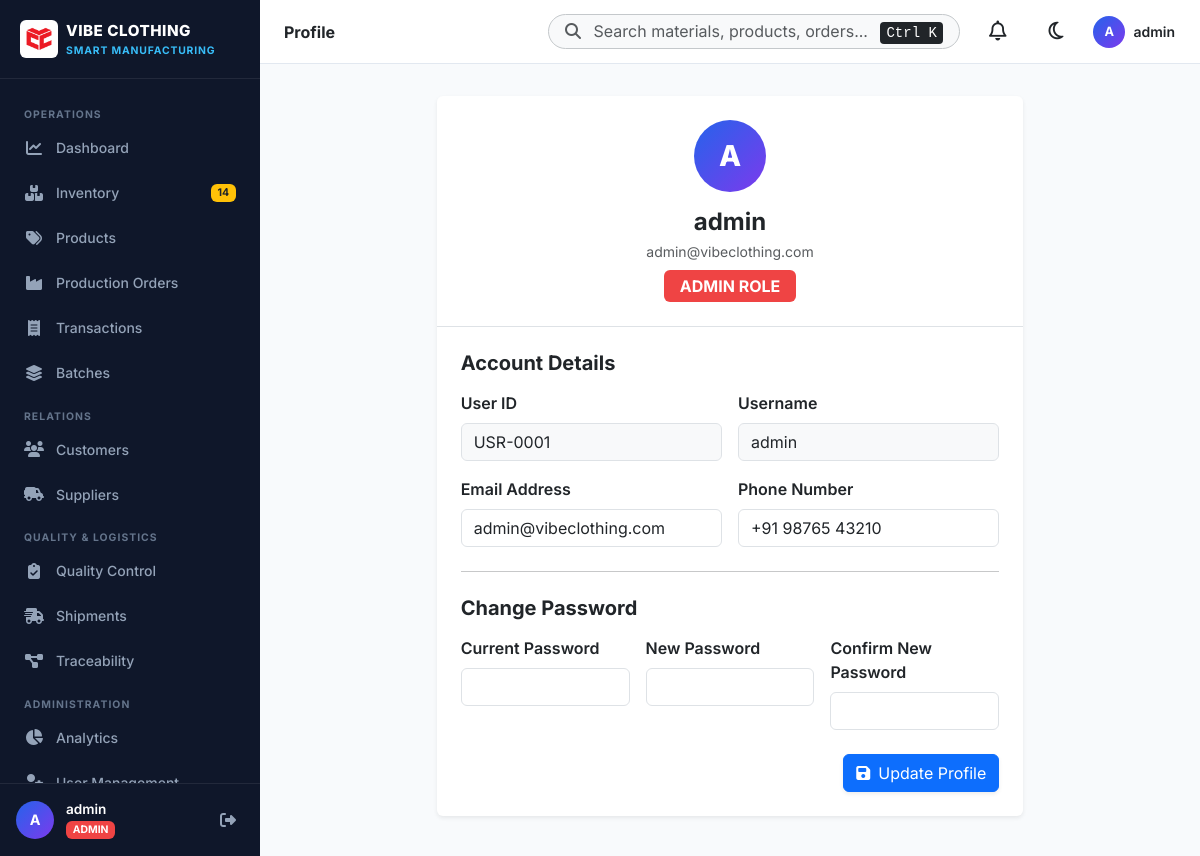
Screenshot of /profile (signed in) with the database file from the repository.
### models/user.py (models this page shows, shortened)
class User(db.Model):
    __tablename__ = 'users'
    id = db.Column(db.Integer, primary_key=True)
    user_id = db.Column(db.String(20), unique=True, nullable=False, index=True) # e.g. USR-0001
    username = db.Column(db.String(80), unique=True, nullable=False, index=True)
    email = db.Column(db.String(120), unique=True, nullable=False, index=True)
    phone = db.Column(db.String(20), nullable=True)
    password_hash = db.Column(db.String(255), nullable=False)
    role = db.Column(db.String(20), nullable=False, default='staff') # admin, manager, staff
    is_active = db.Column(db.Boolean, default=True)
    last_login = db.Column(db.DateTime, nullable=True)
    created_at = db.Column(db.DateTime, default=datetime.utcnow)
    def to_dict(self):
        return {
            'id': self.id,
            'user_id': self.user_id,
            'username': self.username,
            'email': self.email,
            'phone': self.phone or '',
            'role': self.role,
            'is_active': self.is_active,
            'last_login': self.last_login.strftime('%Y-%m-%d %H:%M:%S') if self.last_login else 'Never',
            'created_at': self.created_at.strftime('%Y-%m-%d %H:%M:%S') if self.created_at else ''
        }

### routes/profile.py (the view, shortened to what this page needs)
@profile_bp.route('/profile', methods=['GET', 'POST'])
@login_required
def index():
    user = User.query.filter_by(user_id=session.get('user_id')).first_or_404()
    return render_template('profile/index.html', user=user.to_dict())

### templates/profile/index.html (shortened to what this page needs)
{% extends "base.html" %}
{% block breadcrumb %}Profile{% endblock %}
{% block content %}
<div class="profile-container">
    <div class="row justify-content-center">
        <div class="col-lg-8">
            <div class="card border-0 shadow-sm mb-4">
                <div class="card-body p-4 text-center border-bottom">
                    <div class="avatar-circle-lg mx-auto mb-3">
                        {{ user.username[0] | upper }}
                    </div>
                    <h4 class="fw-bold text-dark mb-1">{{ user.username }}</h4>
                    <p class="text-muted small mb-2">{{ user.email }}</p>
                    <span class="badge badge-role-{{ user.role }} px-3 py-2 fs-6">{{ user.role | upper }} ROLE</span>
                </div>
                <div class="card-body p-4">
                    <h5 class="fw-bold text-dark mb-3">Account Details</h5>
                    <form action="{{ url_for('profile.index') }}" method="POST">
                        <div class="row g-3 mb-4">
                            <div class="col-md-6">
                                <label class="form-label fw-semibold">User ID</label>
                                <input type="text" class="form-control bg-light" value="{{ user.user_id }}" readonly>
                            </div>
                            <div class="col-md-6">
                                <label class="form-label fw-semibold">Username</label>
                                <input type="text" class="form-control bg-light" value="{{ user.username }}" readonly>
                            </div>
                            <div class="col-md-6">
                                <label class="form-label fw-semibold">Email Address</label>
                                <input type="email" class="form-control" name="email" value="{{ user.email }}" required>
                            </div>
                            <div class="col-md-6">
                                <label class="form-label fw-semibold">Phone Number</label>
                                <input type="text" class="form-control" name="phone" value="{{ user.phone }}">
                            </div>
                        </div>
                        <hr class="my-4">
                        <h5 class="fw-bold text-dark mb-3">Change Password</h5>
                        <div class="row g-3 mb-4">
                            <div class="col-md-4">
                                <label class="form-label fw-semibold">Current Password</label>
                                <input type="password" class="form-control" name="current_password">
                            </div>
                            <div class="col-md-4">
                                <label class="form-label fw-semibold">New Password</label>
                                <input type="password" class="form-control" name="new_password" minlength="6">
                            </div>
                            <div class="col-md-4">
                                <label class="form-label fw-semibold">Confirm New Password</label>
                                <input type="password" class="form-control" name="confirm_password" minlength="6">
                            </div>
                        </div>
                        <div class="d-flex justify-content-end">
                            <button type="submit" class="btn btn-primary shadow-sm"><i class="fa-solid fa-save me-2"></i>Update Profile</button>
                        </div>
                    </form>
                </div>
            </div>
        </div>
    </div>
</div>
{% endblock %}

### static/css/custom.css (style rules this page uses)
:root { --sidebar-bg: #0f172a; --sidebar-hover: #1e293b; --sidebar-text: #94a3b8; --sidebar-active-text: #ffffff; --sidebar-active-bg: #2563eb; --content-bg: #f8fafc; --card-bg: #ffffff; --text-primary: #0f172a; --text-secondary: #64748b; --border-color: #e2e8f0; --brand-primary: #2563eb; --brand-purple: #7c3aed; --brand-success: #10b981; --brand-warning: #f59e0b; --brand-danger: #ef4444; }
body { font-family: 'Inter', system-ui, -apple-system, sans-serif; background-color: var(--content-bg); color: var(--text-primary); min-height: 100vh; margin: 0; overflow-x: hidden; }
.avatar-circle-lg { width: 72px; height: 72px; border-radius: 50%; background: linear-gradient(135deg, #2563eb, #7c3aed); color: #ffffff; display: flex; align-items: center; justify-content: center; font-weight: 800; font-size: 1.8rem; }
.badge-role-admin { background-color: #ef4444; color: #ffffff; }

### rows the page displays
User: username "A", username "admin", email "admin@vibeclothing.com", role "ADMIN", user_id "USR-0001", phone "+91 98765 43210"

### other values shown
{{ low_stock_count }} "14"
{{ current_user.username[0] | upper }} "A"
{{ current_user.username }} "admin"
{{ current_user.role | upper }} "ADMIN"
